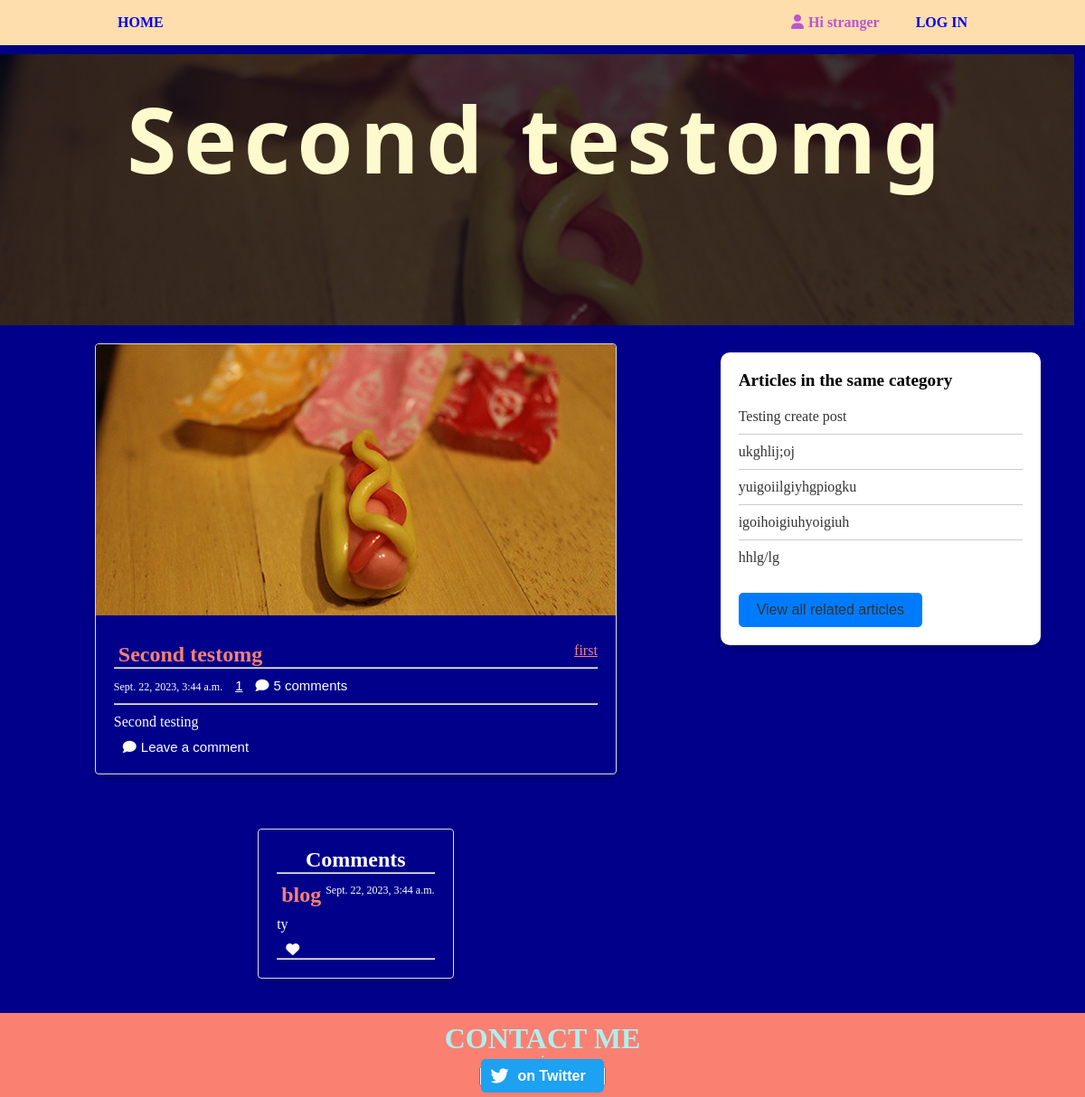
The app's page /second-testomg/, older data.
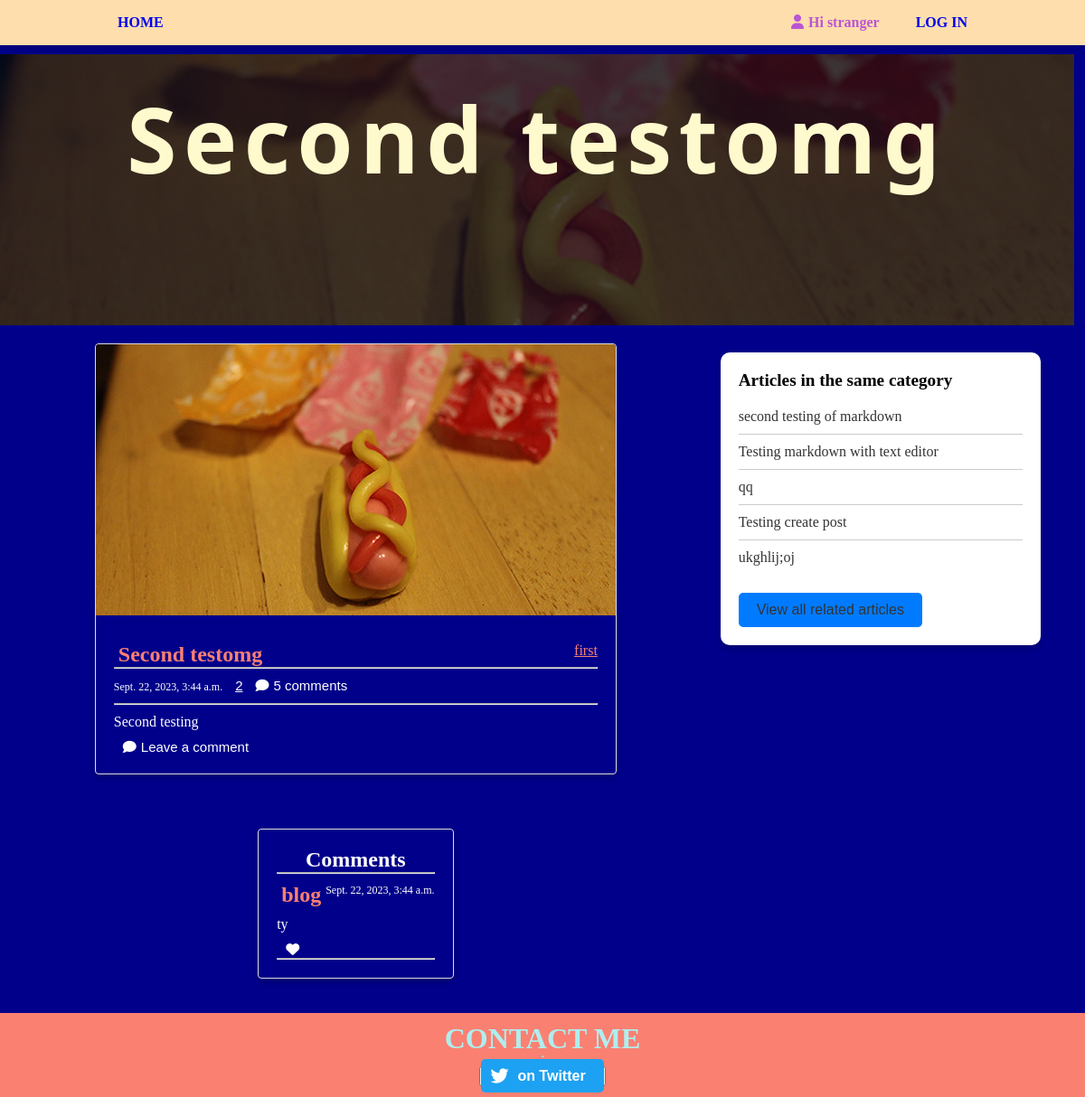
The same page, newer data.
### article/models.py (models this page shows, shortened)
class Post(models.Model):
    user = models.ForeignKey(User, on_delete=models.CASCADE)
    image = models.ImageField()
    title = models.CharField(max_length=255)
    slug = models.SlugField(unique=True, blank=True)
    category = models.ForeignKey(Category, on_delete=models.CASCADE, related_name='posts', default='uncategorized')
    date = models.DateTimeField(auto_now_add=True)
    likes = models.ManyToManyField(User, blank=True, related_name="post_likes")
    is_edited = models.BooleanField(default=False)
    post = RichTextField(blank=True, null=True)
    def get_absolute_url(self):
        return reverse('article:detail', kwargs={'slug': self.slug})

class Comment(models.Model):
    post = models.ForeignKey(Post, related_name='comments', on_delete=models.CASCADE)
    user = models.ForeignKey(User, on_delete=models.CASCADE)
    comment = models.TextField()
    date_posted = models.DateTimeField(auto_now_add=True)
    likes = models.ManyToManyField(User, related_name="comment_likes", blank=True)
    edited_comment = models.TextField(blank=True, null=True)
    is_edited = models.BooleanField(default=False)

class Category(models.Model):
    name = models.CharField(max_length=100)
    slug = models.SlugField(unique=True, blank=True)
    class Meta:
        verbose_name_plural = 'categories'
    def __str__(self):
        return self.name

### article/views.py (the view)
# urls.py: path('<slug>/', views.detail, name='detail'),
def detail(request, slug):
    user_authenticated = request.user.is_authenticated
    post = get_object_or_404(Post, slug=slug)
    category = post.category
    related_articles = Post.objects.filter(category=category).exclude(id=post.id).order_by('-date')[:5]
    if related_articles.count() < 5:
        show_all = False
    else:
        show_all = True
    comments = post.comments.order_by('-date_posted')
    batch_size = 10  # Set the number of comments to load per batch
    total_comments = comments.count()
    offset = int(request.GET.get('offset', 0))
    if total_comments > batch_size + offset:
        show_load_more = True
        comments = comments[offset: offset + batch_size]
    else:
        show_load_more = False
        comments = comments[offset:]
    context = {
        'user_authenticated': user_authenticated,
        'post': post,
        'related_articles': related_articles,
        'show_all': show_all,
        'comments': enumerate(comments),
        'show_load_more': show_load_more,
        'batch_size': batch_size,
        'total_comments': total_comments,
    }
    return render(request, 'article/read.html', context=context)

### article/templates/article/read.html (shortened to what the changed rows need)
{% extends 'article/base.html' %}
{% load static %}
{% block css %}
        {{ block.super }}
    <link rel="stylesheet" href="{% static 'read.css' %}">
{% endblock %}
{% block body %}
    <div id="image-background" style="background-image: linear-gradient(rgba(4,9,30,0.7), rgba(4,9,30,0.7)), url('{{ post.image.url }}')">
        <h1 id="image-background-title">{{post.title}}</h1>
    </div>
    <div id="read-container">
        <div id="article">
            <div id="card-container">
                <div class="card">
                    <img src="{{ post.image.url }}" alt="Image">
                    <div class="card-content">
                        <div id="card-top">
                            <h2>{{post.title}}</h2> <span id="category"><a href="{% url 'article:category' post.category %}">{{post.category}}</a></span>
                        </div>
                        <hr>
                        <div class="card-meta">
                            <div>
                                <span class="timestamp">{{post.date}}</span>
                                {% if user.is_authenticated %}
                                  {% if user in post.likes.all %}
                                  <button class="like-button" data-href="{{ post.get_api_like_url }}" data-post-slug="{{ post.slug }}">
                                    <i class="fas fa-heart liked article-like-style" ></i>
                                    <span class="like-count" style="color: salmon;">{{ post.likes.count }} {{ count_str }}</span>
                                  </button>
                                  {% else %}
                                  <button class="like-button" data-href="{{ post.get_api_like_url }}" data-post-slug="{{ post.slug }}">
                                    <i class="fas fa-heart article-like-style" ></i>
                                    <span class="like-count">{{ post.likes.count }} {{ count_str }}</span>
                                  </button>
                                 {% endif %}
                                 <button id="comment-button" class="comment-button"><a
                                  href="{% url 'article:detail' slug=post.slug %}?comment=true#comment-textarea"
                                  style="text-decoration: none;" class="comment-button">
                                  <i id="comment-icon" class="fa-solid fa-comment"></i>5 comments
                                </a>
                                  </button>
                              {% else %}
                                <button class="logged-out-like-button">
                                  <a href="{% url 'account:login' %}">{{ post.likes.count }} {{ count_str }}</a>
                                </button>
                                <button id="comment-button" class="comment-button"><a
                                  href="{% url 'article:detail' slug=post.slug %}#sort" style="text-decoration: none;" class="comment-button">
                                  <i id="comment-icon" class="fa-solid fa-comment"></i>5 comments
                                </a>
                                  </button>
                              {% endif %}
                            </div>
                        </div>
                          <hr>
                      <p>{{post.post |safe }}</p>
                      <div>
                        <button class="comment-button"><i class="fa-solid fa-comment"></i>Leave a comment</button>
                      </div>
                    </div>
                </div>
                <div class="card comment-card">
                    <div class="header">
                        <h2>Comments</h2>
                    </div>
                  <div id="comments-section">
                    {% for i, comment in comments %}
                      <div class="comment {% if i >= batch_size %}hidden{% endif %}">
                        <div class="comment-header">
                          <h3>{{ comment.user }}</h3>
                          <span class="timestamp">{{ comment.date_posted }}</span>
                        </div>
                        <div class="comment-body">
                          <p>{{ comment.comment }}</p>
                        </div>
                        <div class="comment-footer">
                          <button class="like-button"
                          data-href="{% url 'article:comment-like-api' pk=comment.id %}"
                          data-comment-id="{{ comment.id }}">
                            {% if user.is_authenticated %}
                                {% if user in comment.likes.all %}
                                    <i class="fas fa-heart liked like-icon"></i>
                                    <span class="like-count like-icon" style="color: salmon;">{{ comment.likes.count }}</span>
                                {% else %}
                                    <i class="fas fa-heart like-icon"></i>
                                    <span class="like-count" style="color: white;">{{ comment.likes.count }}</span>
                                {% endif %}
                            {% else %}
                                <i class="fas fa-heart like-icon"></i>
                            {% endif %}
                        </button>
                        </div>
                        <hr>
                      </div>
                    {% endfor %}
                  </div>
                  </div>
        </div>
        </div>
        {% if related_articles %}
        <div id="related-articles">
            <div id="card">
                <h2>Articles in the same category</h2>
                <ul>
                  {% for related_article in related_articles %}
                    <li><a href="{{ related_article.get_absolute_url }}">{{ related_article.title }}</a></li>
                  {% endfor %}
                </ul>
              </div>
        </div>
        {% endif %}
    </div>
{% endblock %}

Row changes from the older to the newer data that the page shows:
no longer on this page (row unchanged): Post: title "yuigoiilgiyhgpiogku"
no longer on this page (row unchanged): Post: title "igoihoigiuhyoigiuh"
no longer on this page (row unchanged): Post: title "hhlg/lg"
computed for Post "Second testomg": likes.count "1" → "2"
added Post: title "second testing of markdown"
added Post: title "Testing markdown with text editor"
added Post: title "qq"
